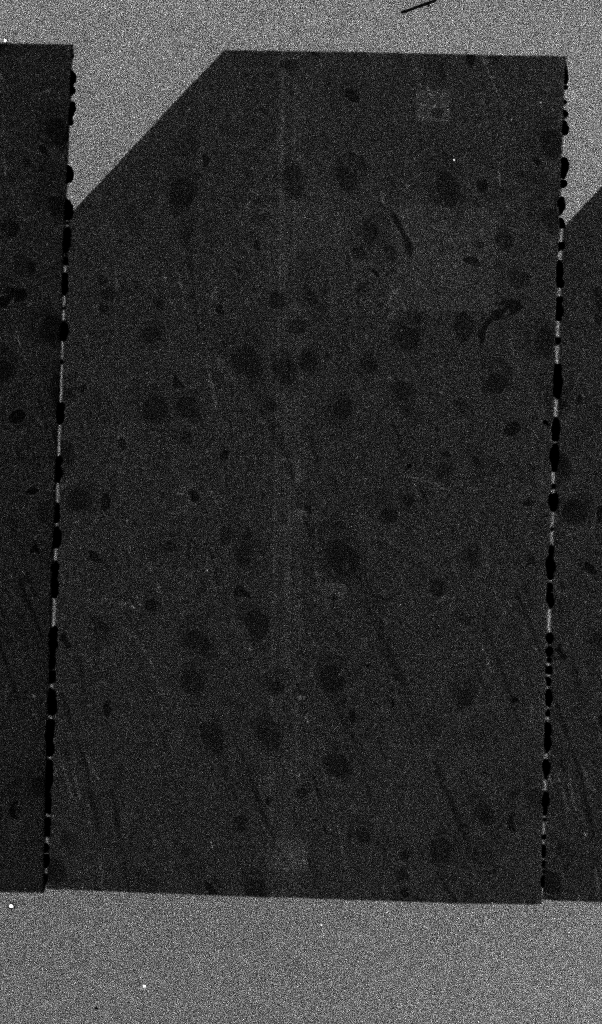
//> input picture data/slice1.png, 602 x 1024 px
$ ./main ../data/slice1.png   (built with g++ and OpenCV 4)
//> lines starting //> are read from the running program, lines starting //| are printed output that depends on the picture; after the words box and inside, x2 and y2 are one past the last pixel; in counts of white or black regions, pixels touching at a corner belong together
/**
 * @file main.cpp
 * @brief Program pro lokalizaci řezu pro Array Tommography.
 * @author Marek Konečný (xkonec86)
 * @date 2025-04-29
*/

#include <opencv2/opencv.hpp>
#include <omp.h>
#include <random>
#include <iostream>
#include <vector>
#include <cmath>
#include <algorithm>
//#include <chrono>

// ------------------------- pomocné struktury ----------------------------
struct LineABC { double a{}, b{}, c{}; }; // normalizovaná přímka Ax + By + C = 0
struct CornerSet { cv::Point tl, tr, br, bl; };
//using Clock = std::chrono::high_resolution_clock;
std::default_random_engine rng;

// --------------------- pomocé geometrické funkce ------------------------
inline LineABC line_params(const cv::Point& p1, const cv::Point& p2)
{
    double a = static_cast<double>(p2.y - p1.y);
    double b = static_cast<double>(p1.x - p2.x);
    double norm = std::hypot(a, b);
    if (norm == 0.0) return {};
    double c = -a * p1.x - b * p1.y;
    return { a / norm, b / norm, c / norm };
}

inline double point_line_distance(const cv::Point& p, const LineABC& l)
{
    return std::abs(l.a * p.x + l.b * p.y + l.c);
}

inline bool line_intersection(const LineABC& l1, const LineABC& l2, cv::Point& out)
{
    double det = l1.a * l2.b - l2.a * l1.b;
    if (std::abs(det) < 1e-12) return false; // parallel
    double x = (l1.b * l2.c - l2.b * l1.c) / det;
    double y = (l2.a * l1.c - l1.a * l2.c) / det;
    out = cv::Point(cvRound(x), cvRound(y));
    return true;
}

inline int blur_kernel_radius(const cv::Mat& img)
{
    return (std::max(img.rows, img.cols) / 200);
}

// ------------------ funkce pro předzpracování snímků --------------------
static cv::Mat smooth_noise_gb(const cv::Mat& img)
{
    int s = blur_kernel_radius(img) * 2 + 1;
    double sigma = 0.3 * ((s - 1) / 2.0 - 1) + 0.8;
    cv::Mat out;
    cv::GaussianBlur(img, out, cv::Size(s, s), sigma, sigma, cv::BORDER_REPLICATE);
    return out;
}

static cv::Mat apply_sobel_filter(const cv::Mat& img)
{
    cv::Mat grad_x, grad_y, mag;
    cv::Sobel(img, grad_x, CV_64F, 1, 0, 3);
    cv::Sobel(img, grad_y, CV_64F, 0, 1, 3);
    cv::magnitude(grad_x, grad_y, mag);
    double maxv;
    cv::minMaxLoc(mag, nullptr, &maxv);
    cv::Mat mag8u;
    mag.convertTo(mag8u, CV_8U, 255.0 / (maxv + 1e-9));
    return mag8u;
}

static cv::Mat process_edge_image(cv::Mat img)
{
    // 1. nahradit 11 % nejjasnějších pixelů jejich minimem
    cv::Mat flat = img.reshape(1, 1); // jeden řádek
    std::vector<uchar> vals(flat.begin<uchar>(), flat.end<uchar>());
    std::nth_element(vals.begin(), vals.begin() + vals.size() * 89 / 100, vals.end());
    uchar thresh = vals[vals.size() * 89 / 100];
    uchar minBright = *std::min_element(vals.begin() + vals.size() * 89 / 100, vals.end());
    img.setTo(minBright, img >= thresh);

    // 2. normalizace histogramu zpět na [0,255]
    double minv, maxv;
    cv::minMaxLoc(img, &minv, &maxv);
    img.convertTo(img, CV_8U, 255.0 / std::max(1.0, maxv - minv), -minv * 255.0 / std::max(1.0, maxv - minv));

    // 3. práh >254
    cv::Mat bw = img > 254;
    bw.convertTo(bw, CV_8U, 255);
    return bw;
}

static cv::Mat apply_otsu_threshold(const cv::Mat& img)
{
    cv::Mat mask;
    cv::threshold(img, mask, 0, 255, cv::THRESH_BINARY | cv::THRESH_OTSU);
    if (cv::mean(mask)[0] < 127) cv::bitwise_not(mask, mask);
    return mask;
}

static cv::Mat remove_small_components(const cv::Mat& mask, double minAreaPct = 0.15)
{
    std::vector<std::vector<cv::Point>> contours;
    cv::findContours(mask.clone(), contours, cv::RETR_EXTERNAL, cv::CHAIN_APPROX_SIMPLE);

    cv::Mat mask_filtered(mask.size(), CV_8U, cv::Scalar(255));

    double minArea = mask.total() * minAreaPct;
    for (const auto& c : contours)
        if (cv::contourArea(c) < minArea)
            cv::drawContours(mask_filtered, std::vector<std::vector<cv::Point>>{c}, -1, cv::Scalar(0), cv::FILLED);

    cv::Mat out;
    cv::bitwise_and(mask, mask_filtered, out);
    return out;
}

// -------------- pomocné funkce pro hledání hran -----------------------
static std::pair<double, double> estimate_slice_dims(const cv::Mat& edgeImg)
{
    if (edgeImg.empty() || cv::countNonZero(edgeImg) == 0)
        return { edgeImg.cols * 0.8, edgeImg.rows * 0.8 };

    // 1. Projekce energií přes řádky/sloupce
    cv::Mat projRow, projCol;
    cv::reduce(edgeImg, projRow, 1, cv::REDUCE_SUM, CV_32S);
    cv::reduce(edgeImg, projCol, 0, cv::REDUCE_SUM, CV_32S);

    // 2. Nalezení souřadnic extrémů
    int top    = 0; while (top  < projRow.rows && projRow.at<int>(top)  == 0) ++top;
    int bottom = projRow.rows - 1; while (bottom >= 0 && projRow.at<int>(bottom) == 0) --bottom;
    int left   = 0; while (left < projCol.cols && projCol.at<int>(left) == 0) ++left;
    int right  = projCol.cols - 1; while (right >= 0 && projCol.at<int>(right) == 0) --right;

    double approxW = right - left + 1;
    double approxH = bottom - top + 1;

    // 3. Zastropování na 80% rozměrů obrazu
    approxW = std::min<double>(edgeImg.cols * 0.8, approxW);
    approxH = std::min<double>(edgeImg.rows * 0.8, approxH);

    return { std::max(1.0, approxW), std::max(1.0, approxH) };
}

static cv::Mat cumulative_zero_counts(const cv::Mat& otsu)
{
    cv::Mat otsuRowcumsum(otsu.size(), CV_32S);
    #pragma omp parallel for
    for (int x = 0; x < otsu.cols; ++x) {
        int acc = 0;
        for (int y = 0; y < otsu.rows; ++y) {
            if (otsu.at<uchar>(y, x) == 0) ++acc;
            otsuRowcumsum.at<int>(y, x) = acc;
        }
    }
    return otsuRowcumsum;
}

static double hug_score_from_otsu(const LineABC& l, const cv::Mat& otsuRowcumsum, const cv::Size& sz, bool topEdge)
{
    const double A = l.a, B = l.b, C = l.c;
    // ošetření pro vertikální přímku
    if (std::abs(B) < 1e-9) return 1.0;

    const int h = sz.height, w = sz.width;
    double negSum = 0, totSum = 0;
    #pragma omp parallel for reduction(+:negSum,totSum)
    for (int x = 0; x < w; ++x) {
        int y = cvRound(-(A * x + C) / B);
        y = std::clamp(y, 0, h - 1);
        if (topEdge) {
            int neg = otsuRowcumsum.at<int>(y, x);
            int tot = y + 1;
            if (tot) { negSum += neg; totSum += tot; }
        } else {
            int negTotal = otsuRowcumsum.at<int>(h - 1, x);
            int negAbove = otsuRowcumsum.at<int>(y, x);
            int neg      = negTotal - negAbove;
            int tot      = (h - 1 - y);
            if (tot) { negSum += neg; totSum += tot; }
        }
    }
    return totSum == 0 ? 1.0 : negSum / totSum;
}

static bool find_edge_line_ransac(
    const cv::Mat& edge, const std::string& edgeType,
    const std::pair<double,double>& approxDims, const cv::Mat& otsuRowcumsum,
    LineABC& bestLine,
    int iterations, double slopeFactor, double hugFactor
)
{
    const int h = edge.rows, w = edge.cols;
    const auto [approxW, approxH] = approxDims;

    std::vector<cv::Point> points; points.reserve(cv::countNonZero(edge));
    for (int y = 0; y < h; ++y) {
        const uchar* row = edge.ptr<uchar>(y);
        for (int x = 0; x < w; ++x) if (row[x] > 0) points.emplace_back(x, y);
    }
    if (points.size() < 2) return false;

    // předvýpočet polovin semivzorku
    std::vector<cv::Point> ptsG1, ptsG2, relevant;
    double gaussMean = 0, gaussStd = 1;

    auto coordIndex = (edgeType == "left" || edgeType == "right") ? 0 : 1;

    if (edgeType == "left" || edgeType == "right") {
        double centerX = (edgeType == "left") ? (w - approxW) / 2.0 : w - (w - approxW) / 2.0;
        gaussMean = std::clamp(centerX, 0.0, static_cast<double>(w - 1));
        gaussStd  = std::max(1.0, approxW / 3.0);
        for (auto& p : points) if ((edgeType == "left" ? p.x < w * 0.5 : p.x >= w * 0.5)) relevant.push_back(p);
        for (auto& p : relevant) (p.y < h / 2) ? ptsG1.push_back(p) : ptsG2.push_back(p);
    } else {
        double centerY = (edgeType == "top") ? (h - approxH) / 2.0 : h - (h - approxH) / 2.0;
        gaussMean = std::clamp(centerY, 0.0, static_cast<double>(h - 1));
        gaussStd  = std::max(1.0, approxH / 3.0);
        for (auto& p : points) if ((edgeType == "top" ? p.y < h * 0.5 : p.y >= h * 0.5)) relevant.push_back(p);
        for (auto& p : relevant) (p.x < w / 2) ? ptsG1.push_back(p) : ptsG2.push_back(p);
    }
    //if (ptsG1.empty() || ptsG2.empty()) { ptsG1 = ptsG2 = relevant; }
    if (ptsG1.empty() || ptsG2.empty()) return false;

    // gaussovská rozdělení pro vzorkování bodů
    auto buildProbs = [&](const std::vector<cv::Point>& v) {
        std::vector<double> probs(v.size(), 1.0);
        double sum = 0;
        for (size_t i = 0; i < v.size(); ++i) {
            double x = (coordIndex == 0) ? v[i].x : v[i].y;
            probs[i] = std::exp(-0.5 * std::pow((x - gaussMean) / gaussStd, 2));
            sum += probs[i];
        }
        if (sum == 0) {
            std::fill(probs.begin(), probs.end(), 1.0 / v.size());
        } else {
            for (auto& p : probs) p /= sum;
        }
        return probs;
    };
    auto probsG1 = buildProbs(ptsG1);
    auto probsG2 = buildProbs(ptsG2);

    std::uniform_real_distribution<double> uni(0, 1);
    auto sampleWithProb = [&](const std::vector<cv::Point>& v, const std::vector<double>& probs) {
        double r = uni(rng), acc = 0.0;
        for (size_t i = 0; i < probs.size(); ++i) {
            acc += probs[i];
            if (r <= acc) return v[i];
        }
        return v.back();
    };

    const double inlierThresh = std::max(2.0, std::max(w, h) / 150.0);
    const double sigmaAng = M_PI * 20.0 / 180.0;  // ~20° tolerance

    double bestFitness = -1;

    for (int iter = 0; iter < iterations; ++iter) {
        cv::Point p1 = sampleWithProb(ptsG1, probsG1);
        cv::Point p2 = sampleWithProb(ptsG2, probsG2);
        LineABC line = line_params(p1, p2);
        if (line.a == 0 && line.b == 0) continue;

        std::vector<double> distances(relevant.size());
        #pragma omp parallel for
        for (size_t i = 0; i < relevant.size(); ++i) distances[i] = point_line_distance(relevant[i], line);
        int inliers = std::count_if(distances.begin(), distances.end(), [&](double d){ return d < inlierThresh; });

        double theta = std::abs(std::atan2(line.a, line.b));
        double dev = (edgeType == "left" || edgeType == "right") ? std::abs(theta - M_PI_2) : std::min(theta, M_PI - theta);
        double slopeScore = std::exp(-0.5 * std::pow(dev / sigmaAng, 2));
        double fitness = (1 - slopeFactor) * inliers + slopeFactor * (inliers * slopeScore);

        if (edgeType == "top" || edgeType == "bottom") {
            bool topEdge = (edgeType == "top");
            double hugScore = hug_score_from_otsu(line, otsuRowcumsum, edge.size(), topEdge);
            fitness = (1 - hugFactor) * fitness + hugFactor * (fitness * hugScore * hugScore);
        }

        if (fitness > bestFitness) {
            bestFitness = fitness;
            bestLine = line;
        }
    }
    return bestFitness > 0;
}

// [23 lines of commented-out code are left out]
static bool find_slice_corners(
    const cv::Mat& edge, const cv::Mat& otsu, CornerSet& corners,
    int iterations, double slopeFactor, double hugFactor
)
{
    auto approxDims = estimate_slice_dims(edge);
    cv::Mat otsuRowcumsum = cumulative_zero_counts(otsu);

    LineABC leftE, rightE, topE, btmE;
    bool okLeft = false, okRight = false, okTop = false, okBtm = false;

    #pragma omp parallel sections default(none) shared( \
        edge, otsuRowcumsum, approxDims, iterations, slopeFactor, hugFactor, \
        okLeft, okRight, okTop, okBtm, leftE, rightE, topE, btmE \
    )
    {
        #pragma omp section
        okLeft = find_edge_line_ransac(
            edge, "left", approxDims, otsuRowcumsum,
            leftE, iterations, slopeFactor, hugFactor
        );

        #pragma omp section
        okRight = find_edge_line_ransac(
            edge, "right", approxDims, otsuRowcumsum,
            rightE, iterations, slopeFactor, hugFactor
        );

        #pragma omp section
        okTop = find_edge_line_ransac(
            edge, "top", approxDims, otsuRowcumsum,
            topE, iterations, slopeFactor, hugFactor
        );

        #pragma omp section
        okBtm = find_edge_line_ransac(
            edge, "bottom", approxDims, otsuRowcumsum,
            btmE, iterations, slopeFactor, hugFactor
        );
    }

    if (!okLeft || !okRight || !okTop || !okBtm)
        return false;

    if (!line_intersection(topE, leftE,  corners.tl)) return false;
    if (!line_intersection(topE, rightE, corners.tr)) return false;
    if (!line_intersection(btmE, rightE, corners.br)) return false;
    if (!line_intersection(btmE, leftE,  corners.bl)) return false;

    return true;
}

// ------------------------------- main ----------------------------------
int main(int argc, char** argv)
{
    // zpracování argumentů
    int iterations = 1000, seed = 42; double slopeFactor = 0.8, hugFactor = 0.8;
    std::vector<std::string> args(argv+1,argv+argc);
    size_t idx = 0;
    while (idx < args.size() && args[idx].rfind("--",0) == 0) {
        if (args[idx] == "--iterations" && idx+1 < args.size())
            iterations = std::stoi(args[++idx]);
        else if (args[idx] == "--slopeFactor" && idx+1 < args.size())
            slopeFactor = std::stod(args[++idx]);
        else if (args[idx] == "--hugFactor" && idx+1 < args.size())
            hugFactor = std::stod(args[++idx]);
        else if (args[idx] == "--seed" && idx+1 < args.size())
            seed = std::stoi(args[++idx]);
        else {
            std::cerr<<"Unknown option "<<args[idx]<<"\n";
            return 1;
        }
        idx++;
    }
    if (idx >= args.size()) {
        std::cerr<<"Usage: "<<argv[0]<<" [--iterations N] [--slopeFactor f] [--hugFactor f] <in> [out]\n";
        return 1;
    }
    std::string inPath = args[idx++], outPath = idx < args.size() ? args[idx] : "";
    rng.seed(seed);

    // načtení obrazu
    cv::Mat gray = cv::imread(inPath, cv::IMREAD_GRAYSCALE);
//> gray is the input picture: 1024 rows x 602 cols, CV_8UC1; min 0, max 255, mean 48.9
    if (gray.empty()) { std::cerr << "Cannot read image: " << inPath << "\n"; return 1; }

    // konverze na grayscale + normalizace
    double minv, maxv; cv::minMaxLoc(gray, &minv, &maxv);
//> after `cv::minMaxLoc(gray, & minv, & maxv)`: minv = 0; maxv = 255
    gray.convertTo(gray, CV_8U, 255.0 / (maxv + 1e-9));

    // předzpracování obrazu
    cv::Mat imgBlur  = smooth_noise_gb(gray);
//> in smooth_noise_gb, `int s = blur_kernel_radius(img) * 2 + 1;`: s = 11
//> in smooth_noise_gb, `double sigma = 0.3 * ((s - 1) / 2.0 - 1) + 0.8;`: sigma = 2
    cv::Mat sobel    = apply_sobel_filter(imgBlur);
//> in apply_sobel_filter, `cv::magnitude(grad_x, grad_y, mag);`:
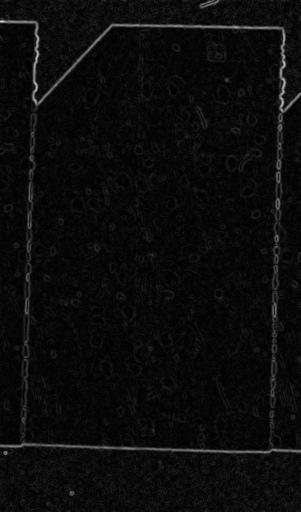
//> mag: 1024 rows x 602 cols, CV_64FC1 (shown at 1/2 size); min 0, max 220.3, mean 12.1
//> in apply_sobel_filter, `cv::minMaxLoc(mag, nullptr, &maxv);`: maxv = 220.3
    cv::Mat edgeProc = process_edge_image(sobel);
//> in process_edge_image, `std::vector<uchar> vals(flat.begin<uchar>(), flat.end<uchar>());`: vals = 616448 items
//> in process_edge_image, `uchar thresh = vals[vals.size() * 89 / 100];`: thresh = 23
//> in process_edge_image, `img.setTo(minBright, img >= thresh);`:
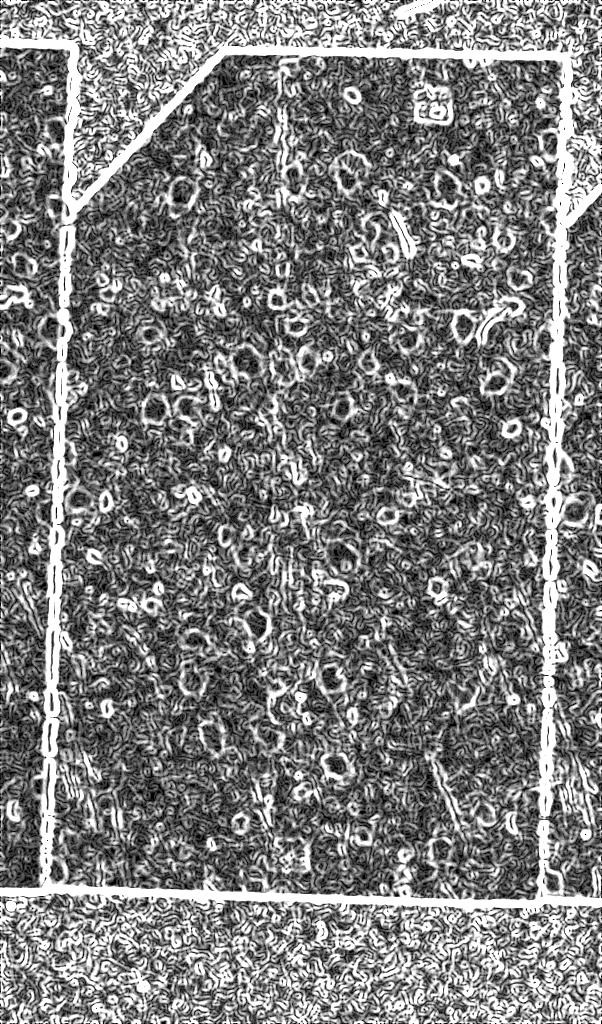
//> img: 1024 rows x 602 cols, CV_8UC1; min 0, max 23, mean 11.5; drawn with min black and max white
//> in process_edge_image, `cv::minMaxLoc(img, &minv, &maxv);`: minv = 0; maxv = 23
//> in process_edge_image, `cv::Mat bw = img > 254;`:
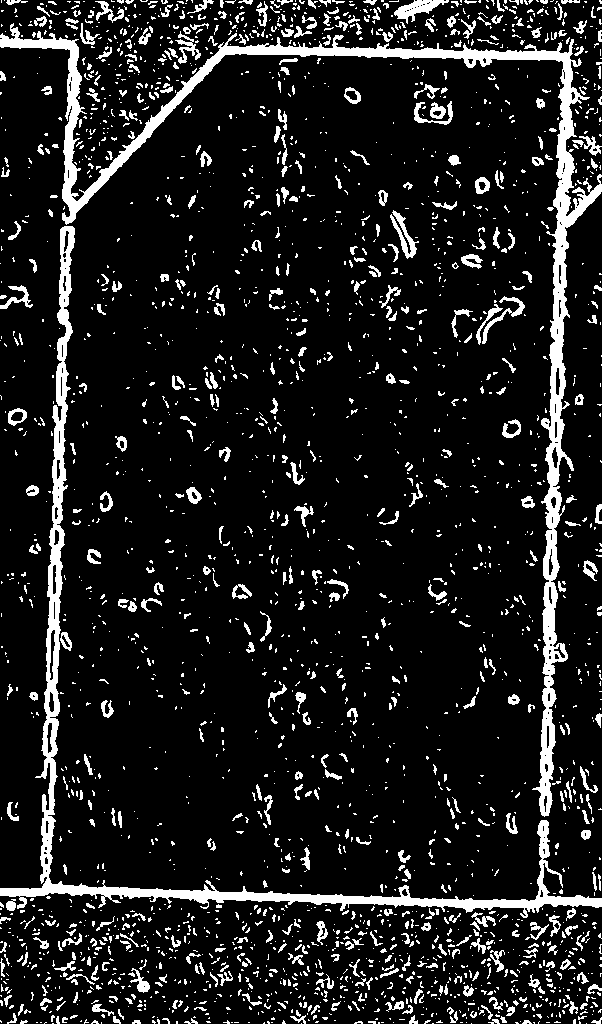
//> bw: 1024 rows x 602 cols, CV_8UC1; 11.5% white; 2609 white regions (2084 under 20 px), largest, box (x1, y1, x2, y2) and area: (0, 23, 602, 817) 17927, (0, 226, 602, 918) 12976, (394, 0, 449, 24) 543

    cv::Mat otsuBin  = apply_otsu_threshold(gray);
//> in apply_otsu_threshold, `cv::threshold(img, mask, 0, 255, cv::THRESH_BINARY | cv::THRESH_OTSU);`:
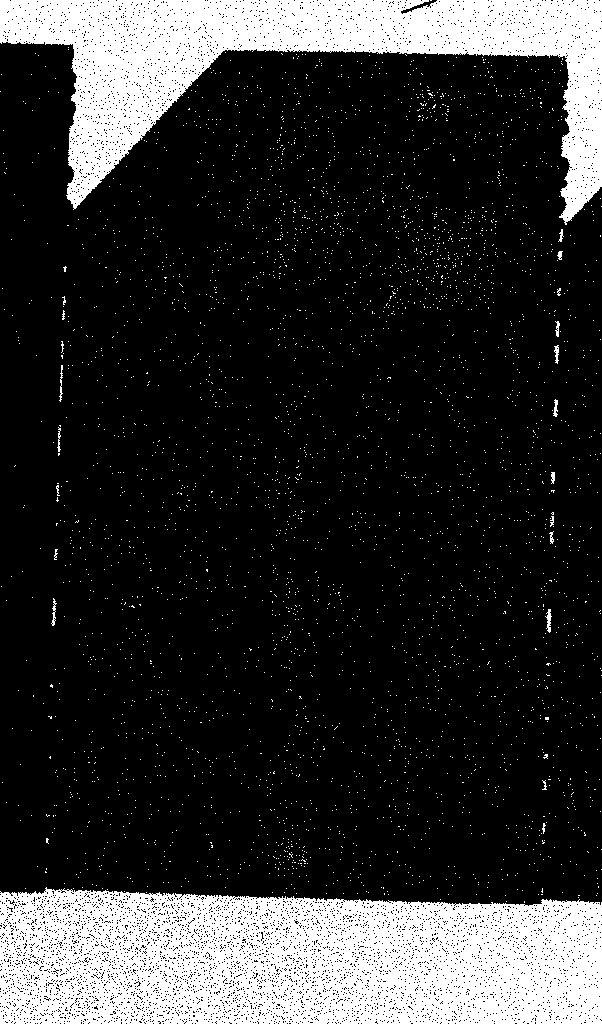
//> mask: 1024 rows x 602 cols, CV_8UC1; 19.7% white; 3740 white regions (3722 under 20 px), largest, box (x1, y1, x2, y2) and area: (0, 887, 602, 1024) 69237, (0, 0, 602, 225) 46981, (545, 609, 552, 633) 83
    cv::Mat otsuFilt = remove_small_components(otsuBin);
//> in remove_small_components, `cv::findContours(mask.clone(), contours, cv::RETR_EXTERNAL, cv::CHAIN_..`: contours = 5828 contours, 5826 with area under 20; largest, box (x1, y1, x2, y2) and area: (0, 42, 602, 906) 490094, (401, 0, 437, 14) 74
//> the loop in remove_small_components, `for (const auto& c : contours)` made 5828 passes
//> c on passes 1 to 3: 1 Point (x, y): [581, 1023], 2 Points (x, y): [527, 1023], [528, 1023], 2 Points (x, y): [515, 1023], [516, 1023]
//> after the loop in remove_small_components, `for (const auto& c : contours)`:
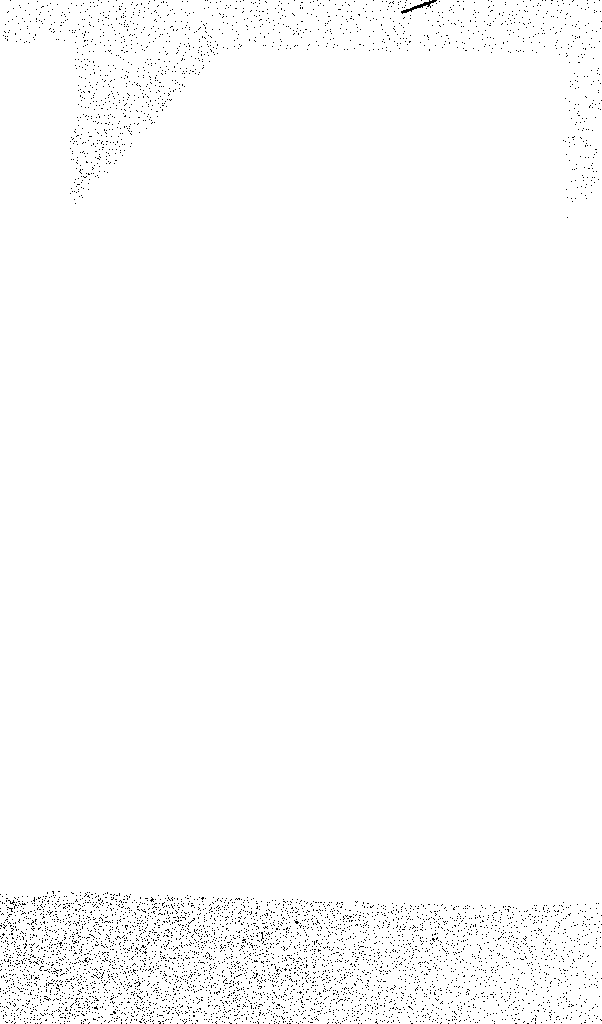
//> mask_filtered: 1024 rows x 602 cols, CV_8UC1; 98.6% white; black in thin lines or dots
//> in remove_small_components, `cv::bitwise_and(mask, mask_filtered, out);`:
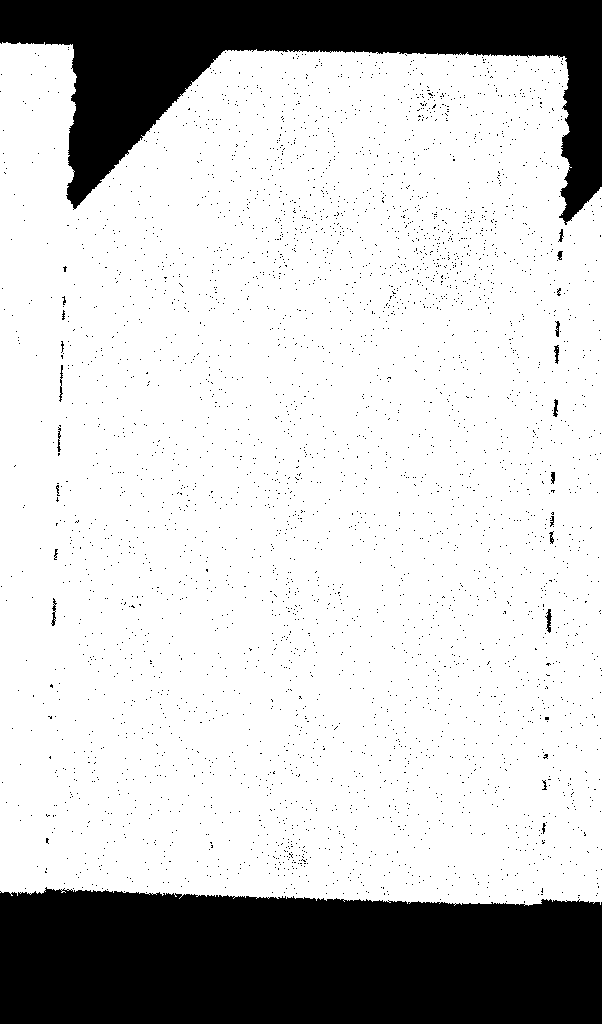
//> out: 1024 rows x 602 cols, CV_8UC1; 79% white; 3739 black regions (3721 under 20 px), largest, box (x1, y1, x2, y2) and area: (0, 887, 602, 1024) 75940, (0, 0, 602, 225) 48737, (545, 609, 552, 633) 83
    int kernelH      = blur_kernel_radius(gray); kernelH += kernelH % 2 ? 1 : 0;
//> after `int kernelH = blur_kernel_radius(gray)`: kernelH = 5
//> after `kernelH += kernelH % 2 ? 1 : 0`: kernelH = 6
//> (the rest of the program and of its run is left out)
